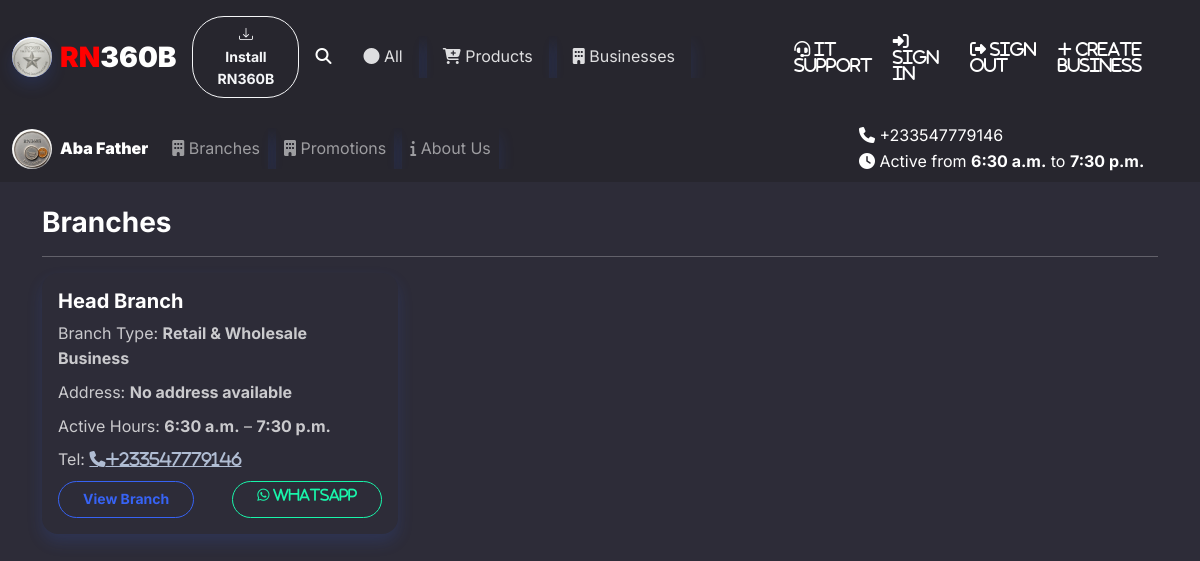
The page /otherbranches/10000011 on the database as committed earlier.
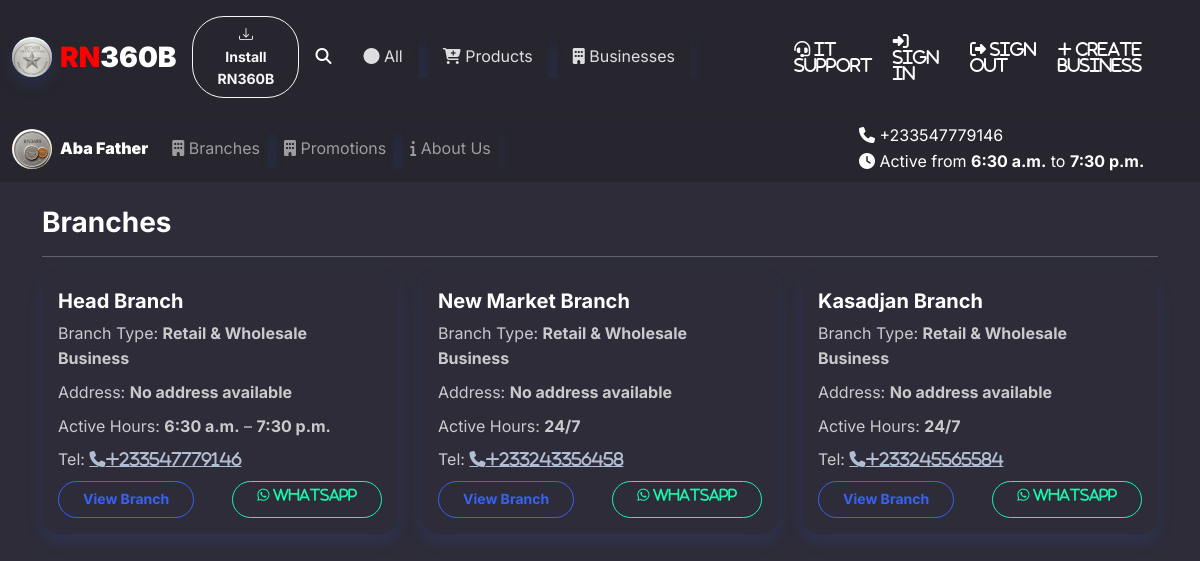
The same page on the database as committed later.
### businessApp/models.py (models this page shows)
class Business(models.Model):
    busID = models.CharField(max_length=50)
    busName = models.CharField(max_length=100)
    busTel = models.CharField(max_length=50)
    busEmail = models.CharField(max_length=100)
    busOwner = models.CharField(max_length=100)
    busLogo = models.ForeignKey('imageApp.Images', on_delete=models.DO_NOTHING, null=True)
    billRef = models.ForeignKey('richnet360.Bill', on_delete=models.DO_NOTHING, null=True)
    registrationNumber = models.CharField(max_length=100, null=True) # this part wll be entered and verified by RN360 only
    status = models.CharField(max_length=50, default='Inactive') # Active, Inactive, Closed
    description = models.CharField(max_length=500, default='')

class BusinessBranch(models.Model):
    busRef = models.ForeignKey('Business', on_delete=models.CASCADE)
    branchID = models.CharField(max_length=50)
    branchName = models.CharField(max_length=100)
    branchTel = models.CharField(max_length=50)
    branchEmail = models.CharField(max_length=100)
    branchType = models.CharField(max_length=50)  # Manufacturer, Distributor, Hotel, Resturant & Bar, Farm, etc
    operateAllTime = models.BooleanField(default=True)
    fromTime = models.TimeField(null=True)
    toTime = models.TimeField(null=True)
    onlineVisibility = models.BooleanField(default=False)
    branchAddress = models.CharField(max_length=200, null=True)

### marketPlaceApp/views.py (the view)
# urls.py: path('otherbranches/<branchID>', views.InsideBusiness.otherBranches, name='otherBranches'),
    def otherBranches(request, branchID):
        branch = BusinessBranch.objects.get(Q(branchID=branchID))
        bus = Business.objects.get(busID=branch.busRef.busID)
        otherBranches = BusinessBranch.objects.filter(Q(busRef=branch.busRef))
        return render(request, 'marketPlace/otherBranches.html', {'branches': otherBranches, 'business': bus, 'branch': branch})

### marketPlaceApp/templates/marketPlace/otherBranches.html (shortened to what this page needs)
{% extends "marketPlace/rbms.html" %}
{% load static %}
{% block rbmsM %}
    <nav class="navbar navbar-expand-lg navbar-dark bg-dark">
        <div class="container-fluid">
            <span class="navbar-brand d-flex align-items-center">
                <img src="{% static 'img/rn360_4.jpeg' %}"
                    alt="Logo"
                    style="width:40px; height:40px; object-fit:cover;"
                    class="me-2 rounded-circle">
                <span class="fw-bold text-white business-name">
                    <b>{{business.busName}}</b> <br/>
                </span>
            </span>
          <ul class="navbar-nav d-flex flex-row flex-nowrap mx-auto"
              style="overflow-x:auto; -webkit-overflow-scrolling:touch; max-width:100%;">
              <li class="nav-item shadow me-2">
                <a class="nav-link" href="{% url 'otherBranches' branch.branchID %}"><i class="fa fa-building"></i> Branches</a>
              </li>
             <li class="nav-item shadow me-2">
                <a class="nav-link" href="#all"><i class="fa fa-building"></i> Promotions</a>
              </li>
              <li class="nav-item shadow me-2">
                <a class="nav-link" href="{% url 'aboutUs' branch.branchID %}"><i class="fa fa-info"></i> About Us</a>
              </li>
          </ul>
            <div class="ms-auto d-flex flex-wrap align-items-center text-white">
                <span class="me-3">
                    <i class="fa fa-phone"></i> {{branch.branchTel}}
                </span>
                {% if branch.operateAllTime %}
                    <span>
                        <i class="fa fa-clock"></i> Active <b>247</b>
                    </span>
                {% else %}
                    <span>
                        <i class="fa fa-clock"></i> Active from
                        <b>{{branch.fromTime}}</b> to <b>{{branch.toTime}}</b>
                    </span>
                {% endif %}
            </div>
        </div>
    </nav>
    <div class="container my-4">
        <h3 class="fw-bold mb-3">Branches</h3><hr/>
        <div class="row">
            {% for branch in branches %}
            <div class="col-md-6 col-lg-4 mb-4">
                <div class="card shadow h-100 border-0">
                <div class="card-body">
                    <h5 class="card-title fw-bold">{{ branch.branchName }}</h5>
                    <p class="text-muted mb-2">
                        Branch Type: <b>{{ branch.branchType|default:"No address available" }}</b>
                    </p>
                    <p class="text-muted mb-2">
                        Address: <b>{{ branch.branchAddress|default:"No address available" }}</b>
                    </p>
                    <p class="text-muted mb-2">
                        Active Hours:
                        {% if branch.operateAllTime %}
                            <b>24/7</b>
                        {% else %}
                            <b>{{ branch.fromTime }}</b> – <b>{{ branch.toTime }}</b>
                        {% endif %}
                    </p>
                    <p class="text-muted mb-2">
                    Tel: <a href="tel:{{ branch.branchTel }}" class="fa fa-phone">{{ branch.branchTel }}</a>
                    </p>
                    <div class="d-flex justify-content-between">
                    <a href="{% url 'insideBuisness' business.busID branch.branchID %}"
                        class="btn btn-sm btn-outline-primary">
                        View Branch
                    </a>
                    <a href="https://wa.me/{{ branch.branchTel }}"
                        target="_blank"
                        class="btn btn-sm btn-outline-success fa fa-whatsapp">
                        WhatsApp
                    </a>
                    </div>
                </div>
                </div>
            </div>
            {% empty %}
            <p>No other branches available.</p>
            {% endfor %}
        </div>
    </div>
{% endblock rbmsM %}

### marketPlaceApp/templates/marketPlace/rbms.html (shortened to what this page needs)
{% load static %}
<!DOCTYPE html>
<html data-bs-theme="light" lang="en">
<head>
    <link rel="stylesheet" href="{% static 'cssM/bootstrap.min.css' %}">
    <link rel="stylesheet" href="{% static 'cssM/rn360.css' %}">
    <link rel="stylesheet" href="{% static 'fonts/fontawesome-all.min.css' %}">
    <link rel="stylesheet" href="{% static 'font/font-awesome.min.css' %}" type="text/css"/>
    <link rel="stylesheet" href="https://cdn.jsdelivr.net/npm/bootstrap-icons@1.11.1/font/bootstrap-icons.css">
</head>
<body>
    <nav class="navbar navbar-expand-md sticky-top py-3 navbar-dark bg-dark" id="mainNav">
    <div class="container-fluid">
        <a class="navbar-brand d-flex align-items-center" href="/">
        <span class="bs-icon-sm bs-icon-circle bs-icon-primary shadow d-flex justify-content-center align-items-center me-2 bs-icon"
                style="overflow:hidden; width:2.5rem; height:2.5rem; flex-shrink:0;">
            <img src="{% static 'img/rn360b640x480.png' %}" alt="Brand"
                style="width:100%; height:100%; object-fit:cover; display:block;">
        </span>
        <span class="fs-3">
            <b style="color:red">RN</b><b style="color:white">360B</b>
        </span>
        </a>
        <div class="d-flex align-items-center ms-auto">
        <button id="installBtn" class="btn btn-outline-light btn-sm me-3">
            <i class="bi bi-download"></i> Install RN360B
        </button>
        <a id="searchToggle" class="nav-link me-3" style="cursor:pointer;">
            <i class="fa fa-search"></i>
        </a>
        </div>
        <div class="collapse navbar-collapse mt-3 mt-md-0" id="navcol-1">
        <ul class="navbar-nav d-flex flex-row flex-nowrap mx-auto"
            style="overflow-x:auto; -webkit-overflow-scrolling:touch; max-width:100%;">
            <li class="nav-item shadow me-2">
            <a class="nav-link" href="#all"><i class="fa fa-circle"></i> All</a>
            </li>
            <li class="nav-item shadow me-2">
            <a class="nav-link" href="#products"><i class="fa fa-cart-plus"></i> Products</a>
            </li>
            <li class="nav-item shadow me-2">
            <a class="nav-link" href="#businesses"><i class="fa fa-building"></i> Businesses</a>
            </li>
        </ul>
        <a class="nav-link fas fa-headset me-3" href="{% url 'itSupport' %}"> IT Support</a>
        <a class="nav-link fa fa-sign-in me-3" href="{% url 'loginOptions' %}"> Sign In</a>
        <a class="nav-link fa fa-sign-out me-3" href="{% url 'customerLogout' %}"> sign Out</a>
        <a class="nav-link fa fa-plus me-3" href="{% url 'addBusiness' %}"> Create Business</a>
        </div>
    </div>
    </nav>
    {% block rbmsM %}
    {% endblock rbmsM %}
</body>

### static/cssM/rn360.css (style rules this page uses)
.collapse { width: 100%; }
ul.navbar-nav { width: 80%; white-space: nowrap; overflow-x: auto; }
ul.navbar-nav li { display: inline-block; float: none; }
ul.navbar-nav { -ms-overflow-style: none; scrollbar-width: none; }

### marketPlaceApp/templates/marketPlace/rbms.html (style rules this page uses)
.card-body { position: relative; }

### marketPlaceApp/templates/marketPlace/otherBranches.html (style rules this page uses)
.business-name { display: inline-block; max-width: 300px; white-space: nowrap; overflow: hidden; text-overflow: ellipsis; font-size: 1rem; }

Rows that differ between the two databases and show on the page:
added BusinessBranch: branchName "New Market Branch", branchType "Retail & Wholesale Business", branchAddress "No address available", operateAllTime "24/7", branchTel "+233243356458"
added BusinessBranch: branchName "Kasadjan Branch", branchType "Retail & Wholesale Business", branchAddress "No address available", operateAllTime "24/7", branchTel "+233245565584"
